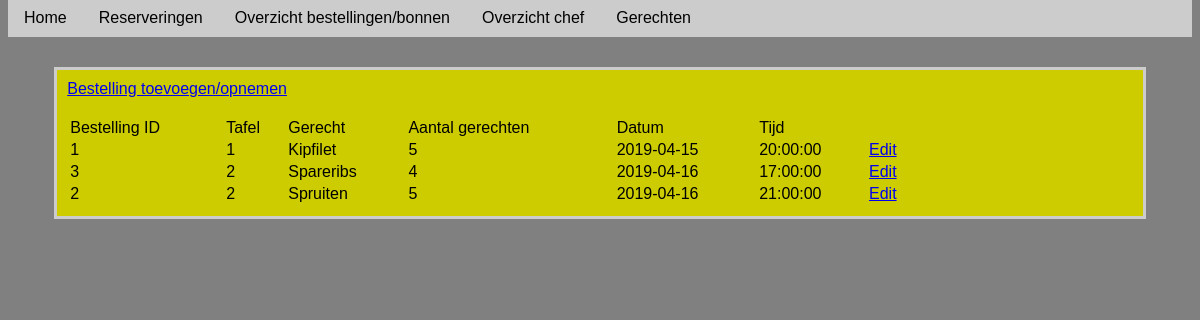
The app's page /clsBestellingen.php with its own data.
### tables this page shows
CREATE TABLE `bestelling` (
  `BestellingID` int(11) NOT NULL,
  `Aantal` int(11) NOT NULL,
  `Datum` date NOT NULL,
  `Tijd` time NOT NULL,
  `Totaalprijs` decimal(5,2) NOT NULL,
  `Tafel` varchar(3) NOT NULL,
  `Contant` decimal(5,2) DEFAULT NULL,
  `Menuitemcode` int(11) NOT NULL
);

CREATE TABLE `menuitem` (
  `Menuitemcode` int(11) NOT NULL,
  `Gerechtcode` varchar(3) NOT NULL,
  `Menuitem` varchar(30) NOT NULL,
  `Prijs` decimal(5,2) NOT NULL
);

### clsBestellingen.php (the view, shortened to what this page needs)
<!DOCTYPE html PUBLIC "-//W3C//DTD XHTML 1.0 Transitional//EN" "http://www.w3.org/TR/xhtml1/DTD/xhtml1-transitional.dtd">
<html xmlns="http://www.w3.org/1999/xhtml">
<head>
	<link rel="stylesheet" type="text/css" a href="styles/style.css"/>
</head>
 <?php
include_once 'includes/header.php'
?>
<body>
 <main>
<a href="classes/BestellingCRUD/add.html">Bestelling toevoegen/opnemen</a><br/><br/>
    <table width='80%'>
 <thead>
    <tr>
        <td>Bestelling ID</td>
        <td>Tafel</td>
        <td>Gerecht</td>
        <td>Aantal gerechten</td>
        <td>Datum</td>
    	<td>Tijd</td>
    </tr>
    </thead>
    <tbody>
    <?php
	require_once "includes/config.php";
     $sql = "SELECT bestelling.BestellingID, bestelling.Tafel, menuitem.Menuitem, bestelling.Aantal, bestelling.Datum, bestelling.Tijd FROM bestelling JOIN menuitem ON bestelling.menuitemcode = menuitem.menuitemcode ORDER BY datum, tijd ASC";
            $result = $mysqli->query($sql);
            if($result->num_rows > 0) {
            while($row = $result->fetch_assoc()) {
		echo "<td>".$row['BestellingID']."</td>";
        echo "<td>".$row['Tafel']."</td>";
    	echo "<td>".$row['Menuitem']."</td>";
    	echo "<td>".$row['Aantal']."</td>";
      	echo "<td>".$row['Datum']."</td>";
    	echo "<td>".$row['Tijd']."</td>";
    	echo "<td> <a href=\"classes/BestellingCRUD/edit.php?id=$row[BestellingID]\">Edit</a>";
     }
    }
    ?>
    </tbody>
    </table>
 </main>
</body>
</html>

### includes/header.php
	<div class="navbar">
  <a href="welcome.php">Home</a>
  <a href="clsReserveringen.php">Reserveringen</a>
  <a href="clsBon.php">Overzicht bestellingen/bonnen</a>
  <a href="clsBestellingen.php">Overzicht chef</a>
  <a href="clsGerechten.php">Gerechten</a>
</div>

### includes/config.php (shortened to what this page needs)
<!DOCTYPE html PUBLIC "-//W3C//DTD XHTML 1.0 Transitional//EN" "http://www.w3.org/TR/xhtml1/DTD/xhtml1-transitional.dtd">
<html xmlns="http://www.w3.org/1999/xhtml">
<head>
</head>
<body>
</body>
</html>

### styles/style.css (style rules this page uses)
.navbar a { float: left; font-size: 16px; color: black; text-align: center; padding: 14px 16px 10px; text-decoration: none; }
main { margin-top:30px; margin-left: auto; margin-right: auto; width: 90%; border: 3px solid #cccccc; padding: 10px; background-color:#CCCC00; }
body { background-color:gray; margin-top:-5px; font-family:"Lucida Grande", arial, sans-serif; }

### records on screen
bestelling: BestellingID "1", Tafel "1", Menuitemcode.Menuitem "Kipfilet", Aantal "5", Datum "2019-04-15", Tijd "20:00:00"
bestelling: BestellingID "3", Tafel "2", Menuitemcode.Menuitem "Spareribs", Aantal "4", Datum "2019-04-16", Tijd "17:00:00"
bestelling: BestellingID "2", Tafel "2", Menuitemcode.Menuitem "Spruiten", Aantal "5", Datum "2019-04-16", Tijd "21:00:00"
